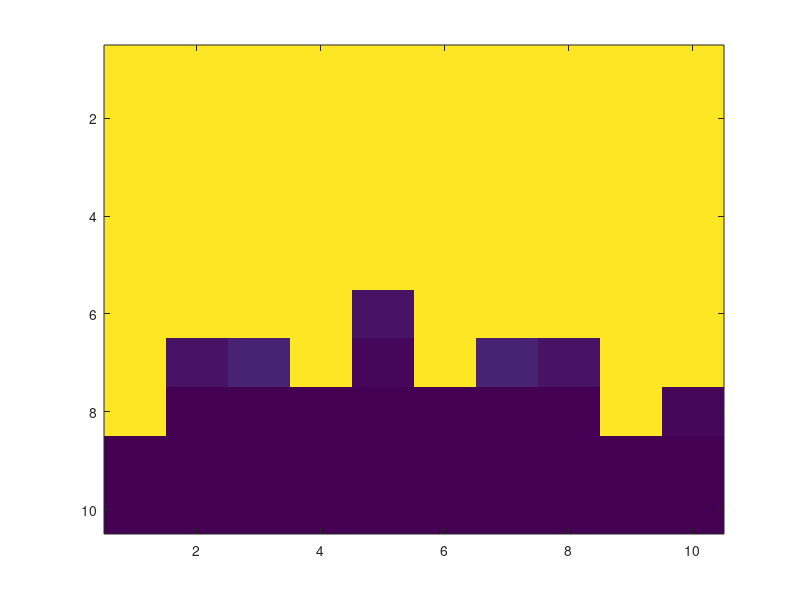

Reproduce this figure in MATLAB.
s = 10;
itAmount = 40;
size = 10;




grid = zeros(s,s);
finalGrid = zeros(s,s);



for(y = 1:s)
  for(x = 1:s)
    grid(x,y) = size*(x/(s) - 1/2) +size*(y/(s) - 1/2)*j;
    finalGrid(x,y) = itAmount+1;
  endfor
endfor

for(iteration = 1:itAmount)
  for(y = 1:s)
    for(x = 1:s)
      if(finalGrid(x,y) == itAmount+1)
        grid(x,y) = (grid(x,y)^grid(x,y)) + size*(x/s - 1/2) +size*(y/s - 1/2)*j;
        if(abs(grid(x,y)) > 10)
          finalGrid(x,y) = iteration;
        endif
       endif
    endfor
  endfor
endfor

imagesc(finalGrid)
"done"

 #&& y < s-1 && x < s-1 && x > 1 && y > 1

